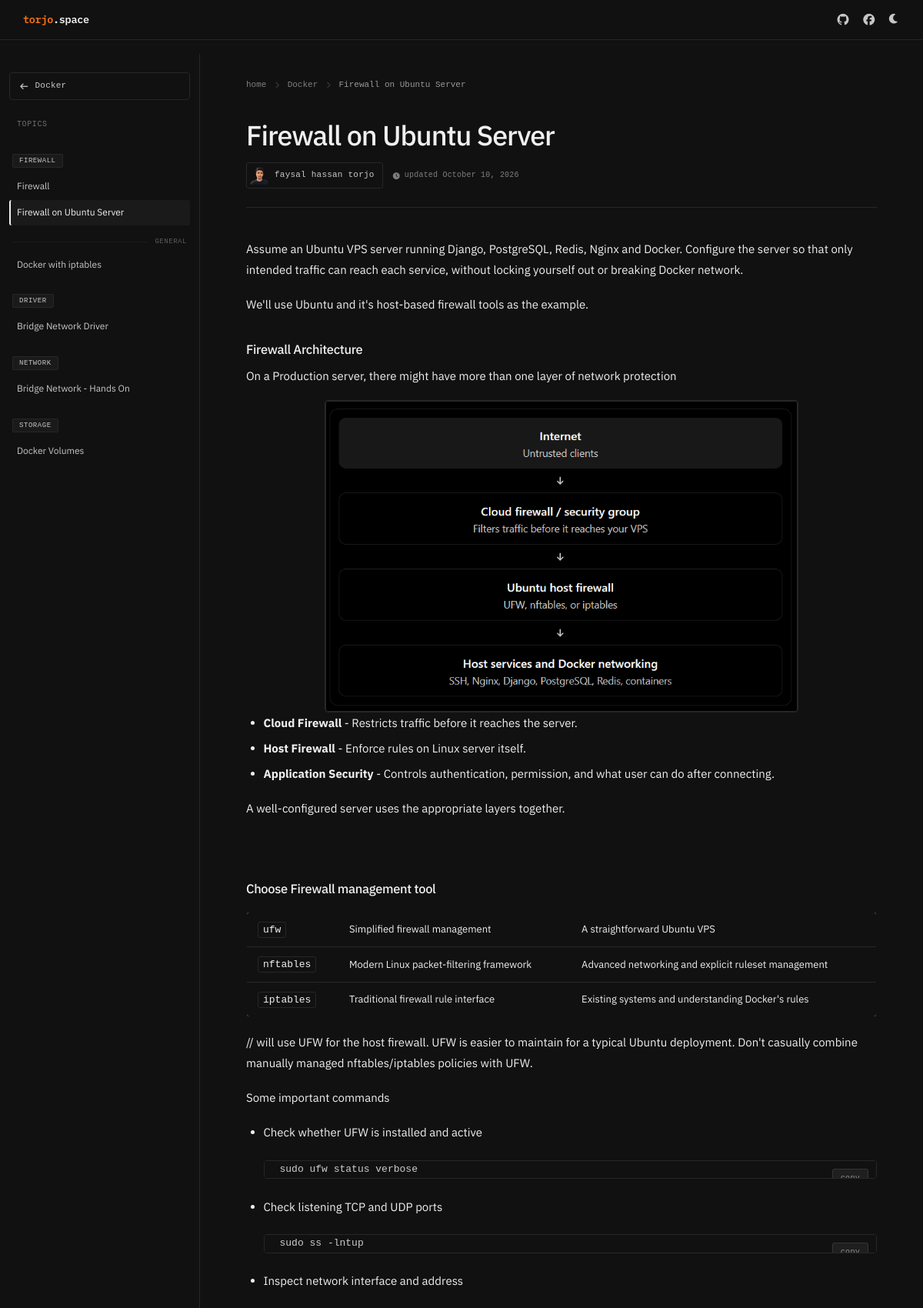
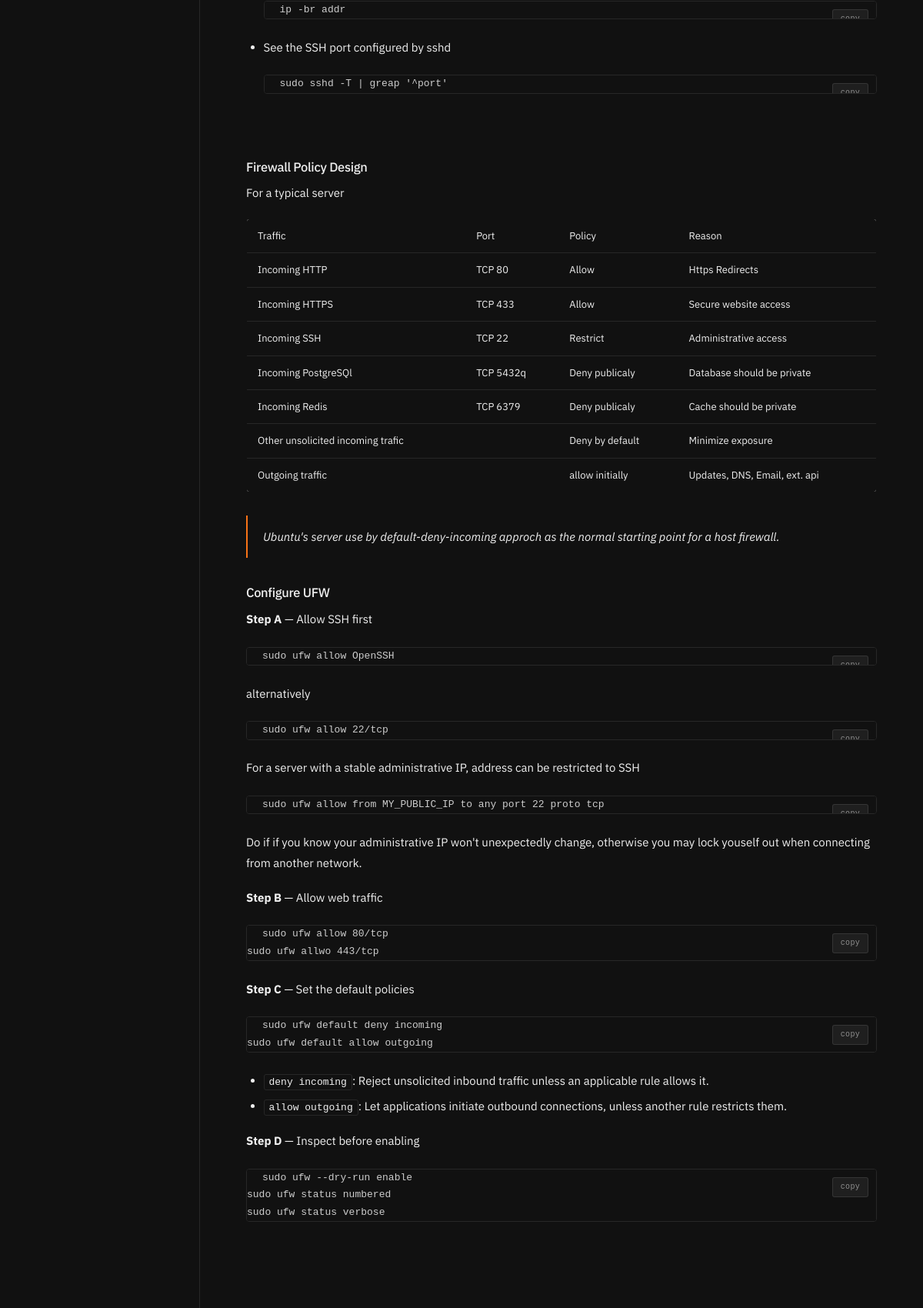
Screenshot of /topic/98/ (upper part) with the database file from the repository (2 pictures, top to bottom).
### doc/models.py (models this page shows, shortened)
class Collection(models.Model):
    title = models.CharField(max_length=200)
    slug = models.SlugField(unique=True, blank=True)
    description = models.TextField()
    created_by = models.ForeignKey(User, on_delete=models.CASCADE)
    created_at = models.DateTimeField(auto_now_add=True)
    updated_at = models.DateTimeField(auto_now=True)
    is_published = models.BooleanField(default=False)
    bg = models.ImageField(upload_to='collection_backgrounds/', blank=True, null=True)
    class Meta:
        ordering = ['-created_at']

class Topic(models.Model):
    collection = models.ForeignKey(Collection, on_delete=models.CASCADE, related_name='topics')
    title = models.CharField(max_length=200)
    slug = models.SlugField(blank=True)
    order = models.PositiveIntegerField(default=0)
    group = models.CharField(max_length=100, blank=True, null=True)
    created_at = models.DateTimeField(auto_now_add=True)
    updated_at = models.DateTimeField(auto_now=True)
    class Meta:
        ordering = ['order', 'created_at']
        unique_together = ['collection', 'slug']

class Documentation(models.Model):
    topic = models.OneToOneField(Topic, on_delete=models.CASCADE, related_name='documentation')
    content = CKEditor5Field('Documentation Content', help_text="Main documentation content with rich text editor")
    created_at = models.DateTimeField(auto_now_add=True)
    updated_at = models.DateTimeField(auto_now=True)

### doc/views.py (the view)
# urls.py: path('topic/<int:pk>/', views.topic_detail, name='topic_detail'),
def topic_detail(request, pk):
    topic = Topic.objects.get(pk=pk)
    collection = topic.collection
    all_topics = collection.topics.all().order_by('created_at')  # already ordered by ['order', 'created_at']
    grouped_topics = []
    for group_name, topics in groupby(all_topics, key=lambda t: t.group):
        grouped_topics.append({
            'group_name': group_name,
            'topics': list(topics),
        })
    return render(request, 'doc/topic_detail.html', {
        'topic': topic,
        'all_topics': all_topics,
        'collection': collection,
        'grouped_topics': grouped_topics,
    })

### doc/templates/doc/topic_detail.html (shortened to what this page needs)
{% extends 'doc/base.html' %}
{% block extra_head %}
<link rel="stylesheet" href="https://cdnjs.cloudflare.com/ajax/libs/highlight.js/11.7.0/styles/monokai-sublime.min.css">
{% endblock %}
{% block content %}
{% load static %}
<div class="doc-layout">
    <aside class="doc-sidebar" id="docSidebar">
        <a href="{% url 'collection_detail' collection.slug %}" class="sidebar-collection-link">
            <i class="fas fa-arrow-left sidebar-back-icon"></i>
            <span class="sidebar-coll-title">{{ collection.title }}</span>
        </a>
        <div class="sidebar-section-label">
            <span>topics</span>
        </div>
        <ul class="sidebar-nav">
            {% for group in grouped_topics %}
            {% if group.group_name %}
            <li class="sidebar-group-header">
                <span class="group-badge">{{ group.group_name }}</span>
            </li>
            {% else %}
            <li class="sidebar-group-divider">
                <span>general</span>
            </li>
            {% endif %}
            {% for t in group.topics %}
            <li>
                <a href="{% url 'topic_detail' t.id %}"
                    class="sidebar-nav-link {% if t.slug == topic.slug %}active{% endif %}">
                    <span>{{ t.title }}</span>
                </a>
            </li>
            {% endfor %}
            {% endfor %}
        </ul>
    </aside>
    <main class="doc-main">
        <nav class="doc-breadcrumb" aria-label="breadcrumb">
            <a href="/">home</a>
            <i class="fas fa-chevron-right sep"></i>
            <a href="{% url 'collection_detail' collection.slug %}">{{ collection.title }}</a>
            <i class="fas fa-chevron-right sep"></i>
            <span class="current">{{ topic.title }}</span>
        </nav>
        <div class="topic-header">
            <h1>{{ topic.title }}</h1>
            <div class="topic-meta">
                <div class="topic-meta-left">
                    <div class="author-chip">
                        <img src="{% static 'doc/images/dp-main.png' %}" alt="Author">
                        <span>faysal hassan torjo</span>
                    </div>
                    <span class="meta-tag">
                        <i class="fas fa-clock"></i>
                        updated {{ topic.documentation.updated_at|date:"F d, Y" }}
                    </span>
                </div>
            </div>
        </div>
        <div class="documentation-content">
            {{ topic.documentation.content|safe }}
        </div>
    </main>
</div>
{% endblock %}

### doc/templates/doc/base.html (style rules this page uses)
:root { --accent: #f97316; --accent-dim: rgba(249, 115, 22, 0.12); --text-primary: #f0f0f0; --text-secondary: #c8c7c7; --text-muted: #bfbdbd; --bg: #111111; --bg-secondary: #1a1a1a; --border: #272727; --border-strong: #383838; --mono: 'IBM Plex Mono', monospace; --sans: 'IBM Plex Sans', sans-serif; }
*, *::before, *::after { box-sizing: border-box; }
html, body { font-family: var(--sans); background-color: var(--bg); color: var(--text-primary); transition: background-color 0.2s, color 0.2s; font-size: 15px; line-height: 1.6; -webkit-font-smoothing: antialiased; }
a { color: inherit; }

### rows the page displays
Collection: title "Docker"
Topic: group_name "FIREWALL", title "Firewall"
Topic: title "Firewall on Ubuntu Server", documentation.updated_at "October 10, 2026", documentation.content "Assume an Ubuntu VPS server running Django, PostgreSQL, Redis, Nginx and Docker. Configure the server so that only intended traffic can reach each service, without locking yourself out or breaking Docker network. We'll use Ubuntu and it's host-based firewall tools as the example. Firewall Architecture On a Production server, there might have more than one layer of network protection Cloud Firewall - Restricts traffic before it reaches the server. Host Firewall - Enforce rules on Linux server itself. Application Security - Controls authentication, permission, and what user can do after connecting. A well-configured server uses the appropriate layers together. Choose Firewall management tool…", documentation.content (picture)
Topic: title "Docker with iptables"
Topic: group_name "DRIVER", title "Bridge Network Driver"
Topic: group_name "NETWORK", title "Bridge Network - Hands On"
Topic: group_name "STORAGE", title "Docker Volumes"
